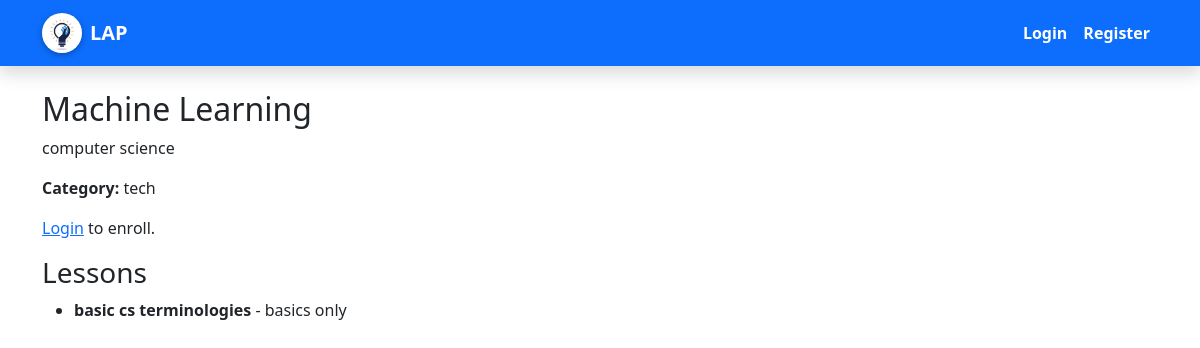
Page /courses/courses/1/ on the committed database.
### courses/models.py (models this page shows, shortened)
class Course(models.Model):
    title = models.CharField(max_length=200)
    description = models.TextField()
    category = models.ForeignKey(Category, on_delete=models.SET_NULL, null=True, blank=True)
    created_by = models.ForeignKey(User, on_delete=models.CASCADE)
    created_at = models.DateTimeField(auto_now_add=True)

class Category(models.Model):
    name = models.CharField(max_length=50)

class Lesson(models.Model):
    title = models.CharField(max_length=200)
    content = models.TextField()
    video_url = models.URLField(blank=True, null=True)
    course = models.ForeignKey(Course, related_name='lessons', on_delete=models.CASCADE)

### courses/views.py (the view)
# urls.py: path('courses/<int:course_id>/', course_views.course_detail, name='course_detail'),
def course_detail(request, course_id):
    course = get_object_or_404(Course, id=course_id)
    lessons = course.lessons.all()
    enrolled = False
    if request.user.is_authenticated:
        enrolled = Enrollment.objects.filter(student=request.user, course=course).exists()
    return render(request, 'courses/course_detail.html', {
        'course': course,
        'lessons': lessons,
        'enrolled': enrolled,
    })

### courses/context_processors.py (called while the page is built)
def categories(request):
    return {
        'categories': Category.objects.all()
    }

### templates/courses/course_detail.html (shortened to what this page needs)
{% extends 'base.html' %}
{% block content %}
<h2>{{ course.title }}</h2>
<p>{{ course.description }}</p>
<p><strong>Category:</strong>
  {% if course.category %}
    {{ course.category.name }}
  {% else %}
    Uncategorized
  {% endif %}
</p>
{% if user.is_authenticated %}
  {% if enrolled %}
    <p><strong>You’re enrolled in this course ✅.</strong></p>
  {% else %}
    <form action="{% url 'enroll_course' course.id %}" method="post">
      {% csrf_token %}
      <button type="submit" class="btn btn-success">Enroll Now</button>
    </form>
  {% endif %}
{% else %}
  <p><a href="{% url 'login' %}?next={{ request.path }}">Login</a> to enroll.</p>
{% endif %}
<h3>Lessons</h3>
<ul>
  {% for lesson in lessons %}
    <li>
      <strong>{{ lesson.title }}</strong> - {{ lesson.content|truncatewords:25 }}
    </li>
  {% empty %}
    <p>No lessons yet.</p>
  {% endfor %}
</ul>
{% endblock %}

### rows in the picture
Course: title "Machine Learning", description "computer science", category.name "tech"
Lesson: title "basic cs terminologies", content "basics only"
